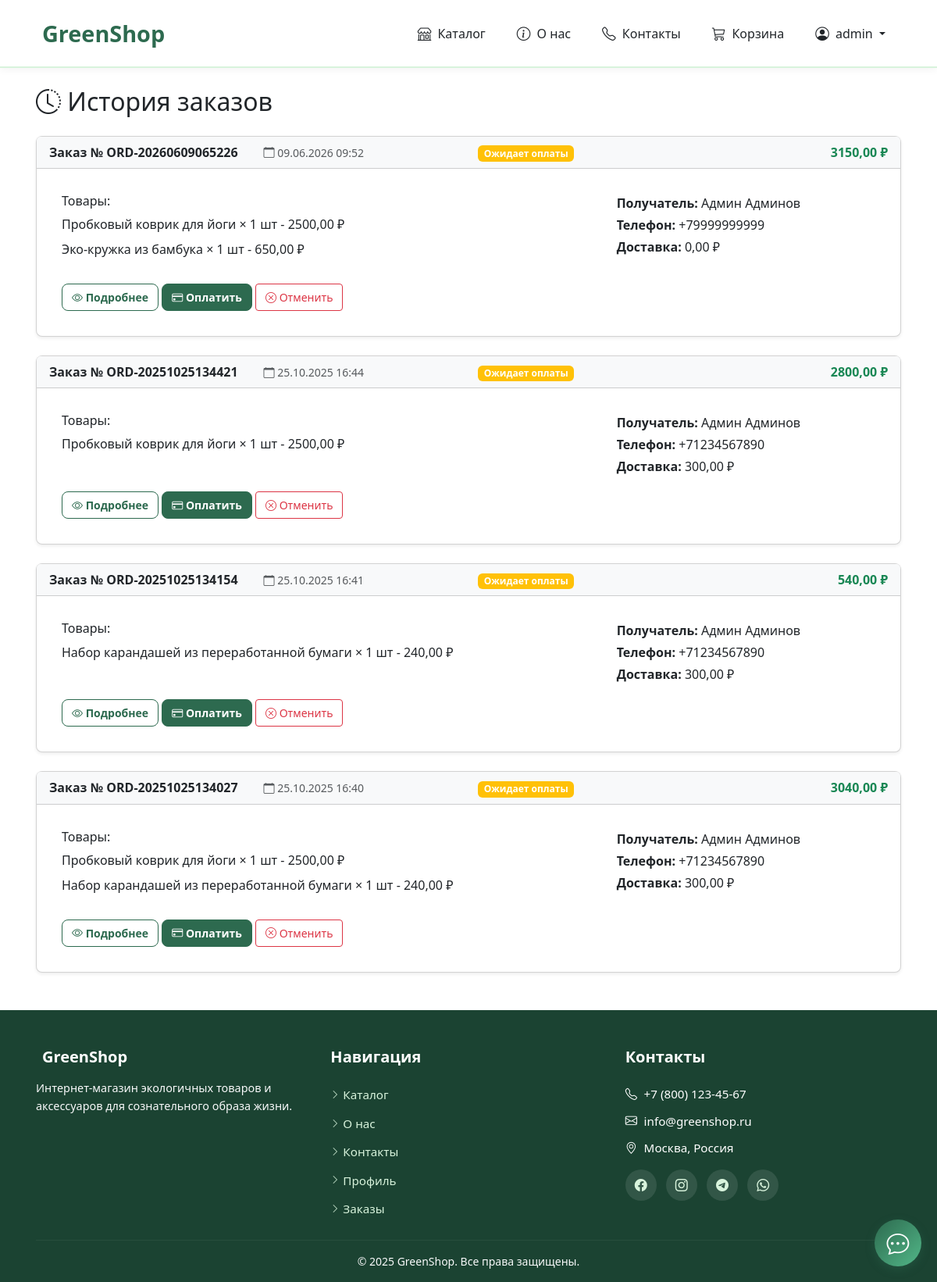
The app's page /users/orders/ (signed in) with its own data.
### orders/models.py (models this page shows, shortened)
class Order(models.Model):
    STATUS_CHOICES = [
        ('pending', 'Ожидает оплаты'),
        ('paid', 'Оплачен'),
        ('processing', 'В обработке'),
        ('shipped', 'Отправлен'),
        ('delivered', 'Доставлен'),
        ('cancelled', 'Отменен'),
        ('refunded', 'Возврат'),
    ]
    PAYMENT_METHOD_CHOICES = [
        ('yookassa', 'ЮКасса (банковская карта)'),
        ('cash', 'Наличными при получении'),
        ('card_on_delivery', 'Картой при получении'),
    ]
    user = models.ForeignKey(
        User,
        on_delete=models.SET_NULL,
        null=True,
        related_name='orders',
        verbose_name='Пользователь'
    )
    order_number = models.CharField('Номер заказа', max_length=50, unique=True, blank=True)
    recipient_name = models.CharField('Имя получателя', max_length=200)
    recipient_phone = models.CharField('Телефон получателя', max_length=20)
    recipient_email = models.EmailField('Email получателя', blank=True)
    delivery_address = models.TextField('Адрес доставки')
    delivery_notes = models.TextField('Комментарий к заказу', blank=True)
    subtotal = models.DecimalField('Сумма товаров', max_digits=10, decimal_places=2)
    delivery_cost = models.DecimalField('Стоимость доставки', max_digits=10, decimal_places=2, default=0)
    total = models.DecimalField('Итого к оплате', max_digits=10, decimal_places=2)
    status = models.CharField('Статус', max_length=20, choices=STATUS_CHOICES, default='pending')
    payment_method = models.CharField('Способ оплаты', max_length=20, choices=PAYMENT_METHOD_CHOICES)
    is_paid = models.BooleanField('Оплачен', default=False)
    paid_at = models.DateTimeField('Дата оплаты', blank=True, null=True)
    created_at = models.DateTimeField('Дата создания', auto_now_add=True)
    updated_at = models.DateTimeField('Дата обновления', auto_now=True)
    class Meta:
        verbose_name = 'Заказ'
        verbose_name_plural = 'Заказы'
        ordering = ['-created_at']
        indexes = [
            models.Index(fields=['order_number']),
            models.Index(fields=['user', '-created_at']),
            models.Index(fields=['status']),
        ]

class OrderItem(models.Model):
    order = models.ForeignKey(
        Order,
        on_delete=models.CASCADE,
        related_name='items',
        verbose_name='Заказ'
    )
    product = models.ForeignKey(
        'shop.Product',
        on_delete=models.SET_NULL,
        null=True,
        verbose_name='Товар'
    )
    product_name = models.CharField('Название товара', max_length=200)
    product_price = models.DecimalField('Цена за единицу', max_digits=10, decimal_places=2)
    quantity = models.PositiveIntegerField('Количество', validators=[MinValueValidator(1)])
    class Meta:
        verbose_name = 'Элемент заказа'
        verbose_name_plural = 'Элементы заказа'

### users/views.py (the view)
# urls.py: path('orders/', views.OrderHistoryView.as_view(), name='order_history'),
class OrderHistoryView(LoginRequiredMixin, ListView):
    model = Order
    template_name = 'users/order_history.html'
    context_object_name = 'orders'
    paginate_by = 10
    def get_queryset(self):
        return Order.objects.filter(user=self.request.user).prefetch_related('items').order_by('-created_at')

### templates/users/order_history.html (shortened to what this page needs)
{% extends 'base.html' %}
{% block content %}
<div class="container">
    <div class="row">
        <div class="col-12">
            <h2 class="mb-4">
                <i class="bi bi-clock-history"></i> История заказов
            </h2>
        </div>
    </div>
    {% if orders %}
        <div class="row">
            {% for order in orders %}
            <div class="col-12 mb-4">
                <div class="card shadow-sm">
                    <div class="card-header bg-light">
                        <div class="row align-items-center">
                            <div class="col-md-3">
                                <strong>Заказ № {{ order.order_number }}</strong>
                            </div>
                            <div class="col-md-3">
                                <small class="text-muted">
                                    <i class="bi bi-calendar"></i> {{ order.created_at|date:"d.m.Y H:i" }}
                                </small>
                            </div>
                            <div class="col-md-3">
                                {% if order.status == 'pending' %}
                                    <span class="badge bg-warning">Ожидает оплаты</span>
                                {% elif order.status == 'paid' %}
                                    <span class="badge bg-info">Оплачен</span>
                                {% elif order.status == 'processing' %}
                                    <span class="badge bg-primary">В обработке</span>
                                {% elif order.status == 'shipped' %}
                                    <span class="badge bg-secondary">Отправлен</span>
                                {% elif order.status == 'delivered' %}
                                    <span class="badge bg-success">Доставлен</span>
                                {% elif order.status == 'cancelled' %}
                                    <span class="badge bg-danger">Отменен</span>
                                {% endif %}
                            </div>
                            <div class="col-md-3 text-end">
                                <strong class="text-success">{{ order.total }} ₽</strong>
                            </div>
                        </div>
                    </div>
                    <div class="card-body">
                        <div class="row">
                            <div class="col-md-8">
                                <h6>Товары:</h6>
                                <ul class="list-unstyled">
                                    {% for item in order.items.all %}
                                    <li class="mb-2">
                                        {{ item.product_name }} × {{ item.quantity }} шт
                                        - {{ item.product_price }} ₽
                                    </li>
                                    {% endfor %}
                                </ul>
                            </div>
                            <div class="col-md-4">
                                <p class="mb-1">
                                    <strong>Получатель:</strong> {{ order.recipient_name }}
                                </p>
                                <p class="mb-1">
                                    <strong>Телефон:</strong> {{ order.recipient_phone }}
                                </p>
                                <p class="mb-1">
                                    <strong>Доставка:</strong> {{ order.delivery_cost }} ₽
                                </p>
                            </div>
                        </div>
                        <div class="mt-3">
                            <a href="{% url 'orders:order_detail' order.id %}" class="btn btn-outline-primary btn-sm">
                                <i class="bi bi-eye"></i> Подробнее
                            </a>
                            {% if order.status == 'pending' and order.payment_method == 'yookassa' and not order.is_paid %}
                                <a href="{% url 'payments:create_payment' order.id %}" class="btn btn-primary btn-sm">
                                    <i class="bi bi-credit-card"></i> Оплатить
                                </a>
                            {% endif %}
                            {% if order.status in 'pending,paid' %}
                                <form method="post" action="{% url 'orders:cancel_order' order.id %}" class="d-inline">
                                    <button type="submit" class="btn btn-outline-danger btn-sm"
                                            onclick="return confirm('Отменить заказ?')">
                                        <i class="bi bi-x-circle"></i> Отменить
                                    </button>
                                </form>
                            {% endif %}
                        </div>
                    </div>
                </div>
            </div>
            {% endfor %}
        </div>
    {% endif %}
</div>
{% endblock %}

### templates/base.html (shortened to what this page needs)
<!DOCTYPE html>
<html lang="ru">
<head>
    <link href="https://cdn.jsdelivr.net/npm/bootstrap@5.3.2/dist/css/bootstrap.min.css" rel="stylesheet">
    <link rel="stylesheet" href="https://cdn.jsdelivr.net/npm/bootstrap-icons@1.11.3/font/bootstrap-icons.css">
</head>
<body>
    <nav class="navbar navbar-expand-lg sticky-top">
        <div class="container">
            <a class="navbar-brand" href="{% url 'shop:product_list' %}">
                GreenShop
            </a>
            <div class="collapse navbar-collapse" id="navbarNav">
                <ul class="navbar-nav ms-auto align-items-lg-center">
                    <li class="nav-item">
                        <a class="nav-link" href="{% url 'shop:product_list' %}">
                            <i class="bi bi-shop"></i> Каталог
                        </a>
                    </li>
                    <li class="nav-item">
                        <a class="nav-link" href="{% url 'shop:about' %}">
                            <i class="bi bi-info-circle"></i> О нас
                        </a>
                    </li>
                    <li class="nav-item">
                        <a class="nav-link" href="{% url 'shop:contact' %}">
                            <i class="bi bi-telephone"></i> Контакты
                        </a>
                    </li>
                    {% if user.is_authenticated %}
                        <li class="nav-item">
                            <a class="nav-link position-relative" href="{% url 'orders:cart' %}">
                                <i class="bi bi-cart3"></i> Корзина
                            </a>
                        </li>
                        <li class="nav-item dropdown">
                            <a class="nav-link dropdown-toggle" href="#" role="button" data-bs-toggle="dropdown" aria-expanded="false">
                                <i class="bi bi-person-circle"></i> {{ user.username }}
                            </a>
                        </li>
                    {% endif %}
                </ul>
            </div>
        </div>
    </nav>
    <main>
        {% block content %}{% endblock %}
    </main>
    <footer>
        <div class="container">
            <div class="row g-4">
                <div class="col-12 col-md-4">
                    <div class="footer-brand">
                        <h5 class="mb-0">GreenShop</h5>
                    </div>
                    <p class="text-light mb-0" style="font-size: 0.9rem; line-height: 1.6;">
                        Интернет-магазин экологичных товаров и аксессуаров для сознательного образа жизни.
                    </p>
                </div>
                <div class="col-6 col-md-4">
                    <h5>Навигация</h5>
                    <ul class="list-unstyled mb-0">
                        <li><a href="{% url 'shop:product_list' %}"><i class="bi bi-chevron-right"></i> Каталог</a></li>
                        <li><a href="{% url 'shop:about' %}"><i class="bi bi-chevron-right"></i> О нас</a></li>
                        <li><a href="{% url 'shop:contact' %}"><i class="bi bi-chevron-right"></i> Контакты</a></li>
                        {% if user.is_authenticated %}
                            <li><a href="{% url 'users:profile' %}"><i class="bi bi-chevron-right"></i> Профиль</a></li>
                            <li><a href="{% url 'users:order_history' %}"><i class="bi bi-chevron-right"></i> Заказы</a></li>
                        {% endif %}
                    </ul>
                </div>
                <div class="col-6 col-md-4">
                    <h5>Контакты</h5>
                    <ul class="list-unstyled mb-3">
                        <li>
                            <i class="bi bi-telephone"></i> +7 (800) 123-45-67
                        </li>
                        <li>
                            <i class="bi bi-envelope"></i> info@greenshop.ru
                        </li>
                        <li>
                            <i class="bi bi-geo-alt"></i> Москва, Россия
                        </li>
                    </ul>
                    <div class="social-icons">
                        <a href="#" class="me-2" aria-label="Facebook">
                            <i class="bi bi-facebook"></i>
                        </a>
                        <a href="#" class="me-2" aria-label="Instagram">
                            <i class="bi bi-instagram"></i>
                        </a>
                        <a href="#" class="me-2" aria-label="Telegram">
                            <i class="bi bi-telegram"></i>
                        </a>
                        <a href="#" aria-label="WhatsApp">
                            <i class="bi bi-whatsapp"></i>
                        </a>
                    </div>
                </div>
            </div>
            <hr class="my-3" style="border-color: rgba(255,255,255,0.2);">
            <div class="row">
                <div class="col-12 text-center">
                    <p class="mb-0 text-light" style="font-size: 0.875rem;">
                        &copy; 2025 GreenShop. Все права защищены.
                    </p>
                </div>
            </div>
        </div>
    </footer>
    {% include 'includes/chatbot.html' %}
    <div class="position-fixed top-0 end-0 p-3" style="z-index: 9999;">
    </div>
</body>
</html>

### templates/includes/chatbot.html (shortened to what this page needs)
<div class="chatbot-container">
    <button class="chatbot-button" id="chatbotToggle">
        <i class="bi bi-chat-dots"></i>
    </button>
</div>

### records on screen
Order: order_number "ORD-20260609065226", created_at "09.06.2026 09:52", status "Ожидает оплаты", total "3150,00", recipient_name "Админ Админов", recipient_phone "+79999999999", delivery_cost "0,00"
OrderItem: product_name "Пробковый коврик для йоги", quantity "1", product_price "2500,00"
OrderItem: product_name "Эко-кружка из бамбука", quantity "1", product_price "650,00"
Order: order_number "ORD-20251025134421", created_at "25.10.2025 16:44", status "Ожидает оплаты", total "2800,00", recipient_name "Админ Админов", recipient_phone "+71234567890", delivery_cost "300,00"
OrderItem: product_name "Пробковый коврик для йоги", quantity "1", product_price "2500,00"
Order: order_number "ORD-20251025134154", created_at "25.10.2025 16:41", status "Ожидает оплаты", total "540,00", recipient_name "Админ Админов", recipient_phone "+71234567890", delivery_cost "300,00"
OrderItem: product_name "Набор карандашей из переработанной бумаги", quantity "1", product_price "240,00"
Order: order_number "ORD-20251025134027", created_at "25.10.2025 16:40", status "Ожидает оплаты", total "3040,00", recipient_name "Админ Админов", recipient_phone "+71234567890", delivery_cost "300,00"
OrderItem: product_name "Пробковый коврик для йоги", quantity "1", product_price "2500,00"
OrderItem: product_name "Набор карандашей из переработанной бумаги", quantity "1", product_price "240,00"

### other values on screen
{{ user.username }} "admin"
